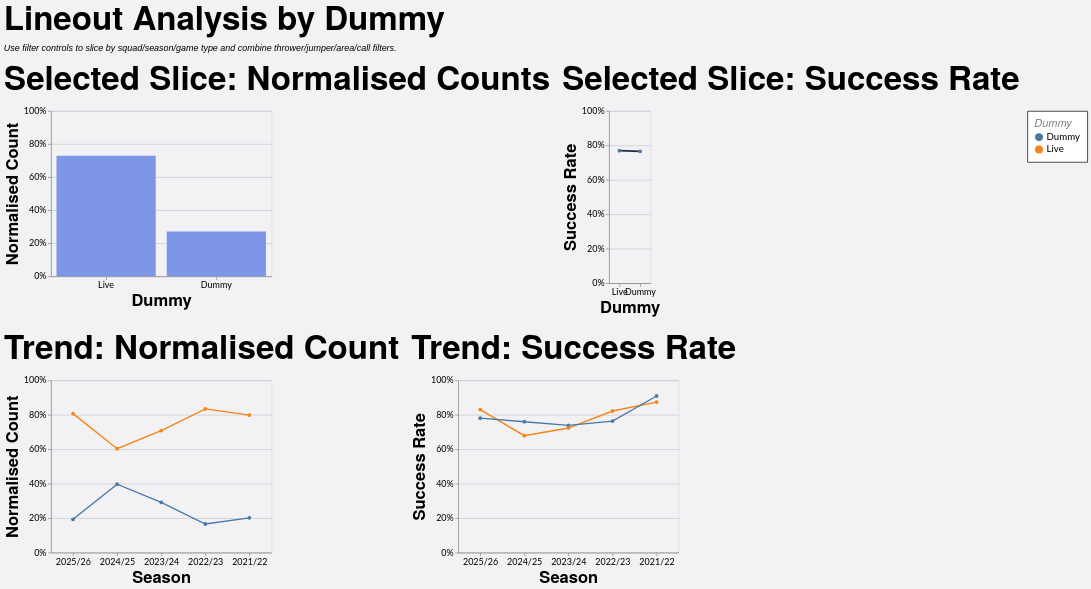

Vega-Lite specification stored for this chart:
### Vega-Lite specification from a JSON file in a GitHub repository (floating-point values rounded to 4 significant figures; data arrays with more than 128 entries replaced by an {"elided": "..."} marker saying what was removed)
{"config": {"axis": {"labelFont": "Lato, sans-serif", "titleFont": "PT Sans Narrow, Helvetica Neue, Helvetica, Arial, sans-serif", "labelFontSize": 13, "titleFontSize": 24, "gridColor": "#202947", "gridOpacity": 0.2}, "header": {"labelFont": "PT Sans Narrow, Helvetica Neue, Helvetica, Arial, sans-serif", "titleFont": "PT Sans Narrow, Helvetica Neue, Helvetica, Arial, sans-serif", "labelFontSize": 24, "titleFontSize": 28, "labelFontWeight": "bold", "orient": "left"}, "legend": {"labelFont": "Lato, sans-serif", "titleFont": "PT Sans Narrow, Helvetica Neue, Helvetica, Arial, sans-serif", "labelFontSize": 14, "titleFontSize": 16, "titlePadding": 5, "fillColor": "white", "strokeColor": "black", "padding": 10, "titleFontWeight": "lighter", "titleFontStyle": "italic", "titleColor": "gray", "offset": 10}, "title": {"font": "PT Sans Narrow, Helvetica Neue, Helvetica, Arial, sans-serif", "fontSize": 48, "fontWeight": "bold", "anchor": "start", "align": "center", "titlePadding": 20, "subtitlePadding": 10, "subtitleFontSize": 13, "subtitleColor": "", "subtitleFontStyle": "italic", "offset": 15, "color": "black"}, "axisX": {"labelAngle": 0}, "facet": {"title": null, "header": null, "align": {"row": "each", "column": "each"}}, "resolve": {"scale": {"y": "independent", "facet": "independent"}}, "background": "#f2f1f4", "scale": {"offsetBandPaddingOuter": 0.2, "offsetBandPaddingInner": 0.1}}, "vconcat": [{"hconcat": [{"mark": {"type": "bar", "color": "#7d96e8"}, "encoding": {"tooltip": [{"field": "dummy", "title": "Dummy", "type": "nominal"}, {"field": "attempts", "format": ",.0f", "title": "Lineouts", "type": "quantitative"}, {"field": "share", "format": ".1%", "title": "Normalised Count", "type": "quantitative"}], "x": {"field": "dummy", "sort": "-y", "title": "Dummy", "type": "nominal"}, "y": {"axis": {"format": "%"}, "field": "share", "scale": {"domain": [0, 1]}, "title": "Normalised Count", "type": "quantitative"}}, "height": 240, "title": "Selected Slice: Normalised Counts", "transform": [{"filter": "(loSquad == 'All' || datum.squad == loSquad) && (loGameType == 'All' || (loGameType == 'League + Cup' && (datum.game_type == 'League' || datum.game_type == 'Cup')) || (loGameType == 'League only' && datum.game_type == 'League') || datum.game_type == loGameType) && (loOpposition == 'All' || datum.opposition == loOpposition) && (loThrower == 'All' || datum.thrower == loThrower) && (loJumper == 'All' || datum.jumper == loJumper) && (loArea == 'All' || datum.area == loArea) && (loNumbers == 'All' || datum.numbers == loNumbers) && (loCall == 'All' || datum.call == loCall) && (loCallType == 'All' || datum.call_type == loCallType)"}, {"filter": "(loSeason == 'All' || datum.season == loSeason)"}, {"aggregate": [{"op": "count", "as": "attempts"}, {"op": "sum", "field": "won", "as": "won"}], "groupby": ["dummy"]}, {"joinaggregate": [{"op": "sum", "field": "attempts", "as": "total_attempts"}]}, {"calculate": "datum.attempts / datum.total_attempts", "as": "share"}, {"calculate": "datum.won / datum.attempts", "as": "success_rate"}], "width": 320}, {"mark": {"type": "line", "color": "#202946", "point": true, "strokeWidth": 2.5}, "encoding": {"tooltip": [{"field": "dummy", "title": "Dummy", "type": "nominal"}, {"field": "won", "format": ",.0f", "title": "Won", "type": "quantitative"}, {"field": "attempts", "format": ",.0f", "title": "Lineouts", "type": "quantitative"}, {"field": "success_rate", "format": ".1%", "title": "Success Rate", "type": "quantitative"}], "x": {"field": "dummy", "sort": "-y", "title": "Dummy", "type": "nominal"}, "y": {"axis": {"format": "%"}, "field": "success_rate", "scale": {"domain": [0, 1]}, "title": "Success Rate", "type": "quantitative"}}, "height": 250, "title": "Selected Slice: Success Rate", "transform": [{"filter": "(loSquad == 'All' || datum.squad == loSquad) && (loGameType == 'All' || (loGameType == 'League + Cup' && (datum.game_type == 'League' || datum.game_type == 'Cup')) || (loGameType == 'League only' && datum.game_type == 'League') || datum.game_type == loGameType) && (loOpposition == 'All' || datum.opposition == loOpposition) && (loThrower == 'All' || datum.thrower == loThrower) && (loJumper == 'All' || datum.jumper == loJumper) && (loArea == 'All' || datum.area == loArea) && (loNumbers == 'All' || datum.numbers == loNumbers) && (loCall == 'All' || datum.call == loCall) && (loCallType == 'All' || datum.call_type == loCallType)"}, {"filter": "(loSeason == 'All' || datum.season == loSeason)"}, {"aggregate": [{"op": "count", "as": "attempts"}, {"op": "sum", "field": "won", "as": "won"}], "groupby": ["dummy"]}, {"joinaggregate": [{"op": "sum", "field": "attempts", "as": "total_attempts"}]}, {"calculate": "datum.attempts / datum.total_attempts", "as": "share"}, {"calculate": "datum.won / datum.attempts", "as": "success_rate"}], "width": {"step": 30}}], "spacing": 16}, {"hconcat": [{"mark": {"type": "line", "point": true, "strokeWidth": 2}, "encoding": {"color": {"field": "dummy", "title": "Dummy", "type": "nominal"}, "tooltip": [{"field": "season", "title": "Season", "type": "nominal"}, {"field": "dummy", "title": "Dummy", "type": "nominal"}, {"field": "attempts", "format": ",.0f", "title": "Lineouts", "type": "quantitative"}, {"field": "norm_count", "format": ".1%", "title": "Normalised Count", "type": "quantitative"}], "x": {"field": "season", "sort": "-x", "title": "Season", "type": "nominal"}, "y": {"axis": {"format": "%"}, "field": "norm_count", "scale": {"domain": [0, 1]}, "title": "Normalised Count", "type": "quantitative"}}, "height": 250, "title": "Trend: Normalised Count", "transform": [{"filter": "(loSquad == 'All' || datum.squad == loSquad) && (loGameType == 'All' || (loGameType == 'League + Cup' && (datum.game_type == 'League' || datum.game_type == 'Cup')) || (loGameType == 'League only' && datum.game_type == 'League') || datum.game_type == loGameType) && (loOpposition == 'All' || datum.opposition == loOpposition) && (loThrower == 'All' || datum.thrower == loThrower) && (loJumper == 'All' || datum.jumper == loJumper) && (loArea == 'All' || datum.area == loArea) && (loNumbers == 'All' || datum.numbers == loNumbers) && (loCall == 'All' || datum.call == loCall) && (loCallType == 'All' || datum.call_type == loCallType)"}, {"aggregate": [{"op": "count", "as": "attempts"}, {"op": "sum", "field": "won", "as": "won"}], "groupby": ["season", "dummy"]}, {"joinaggregate": [{"op": "sum", "field": "attempts", "as": "season_attempts"}], "groupby": ["season"]}, {"calculate": "datum.attempts / datum.season_attempts", "as": "norm_count"}, {"calculate": "datum.won / datum.attempts", "as": "success_rate"}], "width": 320}, {"mark": {"type": "line", "point": true, "strokeWidth": 2}, "encoding": {"color": {"field": "dummy", "title": "Dummy", "type": "nominal"}, "tooltip": [{"field": "season", "title": "Season", "type": "nominal"}, {"field": "dummy", "title": "Dummy", "type": "nominal"}, {"field": "won", "format": ",.0f", "title": "Won", "type": "quantitative"}, {"field": "attempts", "format": ",.0f", "title": "Lineouts", "type": "quantitative"}, {"field": "success_rate", "format": ".1%", "title": "Success Rate", "type": "quantitative"}], "x": {"field": "season", "sort": "-x", "title": "Season", "type": "nominal"}, "y": {"axis": {"format": "%"}, "field": "success_rate", "scale": {"domain": [0, 1]}, "title": "Success Rate", "type": "quantitative"}}, "height": 250, "title": "Trend: Success Rate", "transform": [{"filter": "(loSquad == 'All' || datum.squad == loSquad) && (loGameType == 'All' || (loGameType == 'League + Cup' && (datum.game_type == 'League' || datum.game_type == 'Cup')) || (loGameType == 'League only' && datum.game_type == 'League') || datum.game_type == loGameType) && (loOpposition == 'All' || datum.opposition == loOpposition) && (loThrower == 'All' || datum.thrower == loThrower) && (loJumper == 'All' || datum.jumper == loJumper) && (loArea == 'All' || datum.area == loArea) && (loNumbers == 'All' || datum.numbers == loNumbers) && (loCall == 'All' || datum.call == loCall) && (loCallType == 'All' || datum.call_type == loCallType)"}, {"aggregate": [{"op": "count", "as": "attempts"}, {"op": "sum", "field": "won", "as": "won"}], "groupby": ["season", "dummy"]}, {"joinaggregate": [{"op": "sum", "field": "attempts", "as": "season_attempts"}], "groupby": ["season"]}, {"calculate": "datum.attempts / datum.season_attempts", "as": "norm_count"}, {"calculate": "datum.won / datum.attempts", "as": "success_rate"}], "width": 320}], "spacing": 16}], "data": {"name": "data-be15e094906f116b8ddbadd99c56f81f"}, "params": [{"name": "loSquad", "value": "All"}, {"name": "loSeason", "value": "All"}, {"name": "loGameType", "value": "All"}, {"name": "loOpposition", "value": "All"}, {"name": "loThrower", "value": "All"}, {"name": "loJumper", "value": "All"}, {"name": "loArea", "value": "All"}, {"name": "loNumbers", "value": "All"}, {"name": "loCall", "value": "All"}, {"name": "loCallType", "value": "All"}], "spacing": 22, "title": {"text": "Lineout Analysis by Dummy", "subtitle": "Use filter controls to slice by squad/season/game type and combine thrower/jumper/area/call filters."}, "$schema": "https://vega.github.io/schema/vega-lite/v5.20.1.json", "datasets": {"data-be15e094906f116b8ddbadd99c56f81f": {"elided": "1242 records"}}}
